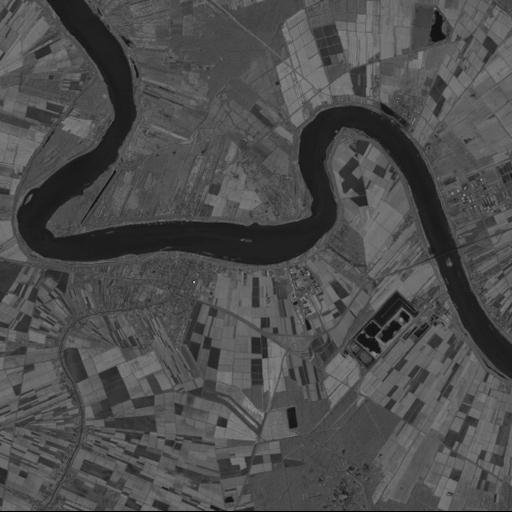
#> input picture ass6/underexposed.png, 512 x 512 px
$ python he.py
#> lines starting #> are read from the running program, lines starting #| are printed output that depends on the picture
#> further down, src is the input picture: shape (512, 512); min 0, max 186, mean 77.2
import cv2
import math
import numpy as np

def histogram_equalization(input):
    count = [0 for i in xrange(256)]
    accuRatio = [0.0 for i in xrange(256)]

    rows = input.shape[0]
#> rows = 512
    cols = input.shape[1]
#> cols = 512
    total = float(rows * cols)
#> total = 262144

    for i in range(rows):
        for j in range(cols):
            count[input[i, j]] += 1

    accuRatio[0] = count[0] / total
    for i in range(1, 256):
        accuRatio[i] = count[i] / total + accuRatio[i - 1]
#> after the loop, accuRatio = 256 values from 0.00133 to 1

    for i in range(256):
        #print i, accuRatio[i]
        accuRatio[i] = int(math.ceil(255 * accuRatio[i]))
#> after the loop, accuRatio = 256 values from 1 to 255

    output = np.copy(input)
    for i in range(rows):
        for j in range(cols):
            output[i, j] = accuRatio[input[i, j]]
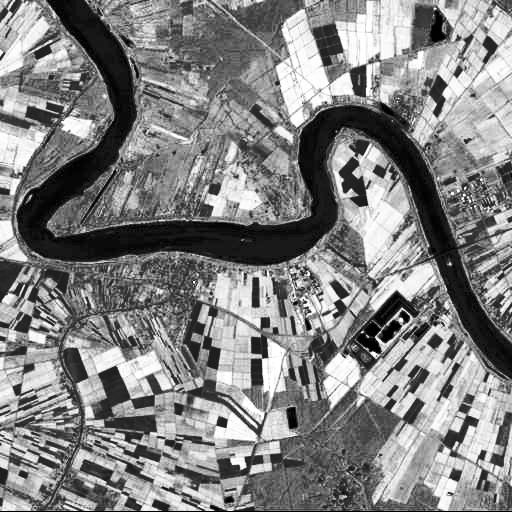
#> output: shape (512, 512); min 1, max 255, mean 129.9

    return output


src = cv2.imread("underexposed.png", cv2.IMREAD_GRAYSCALE)
output = histogram_equalization(src)
cv2.imwrite("histogram_equalization.png", output)
